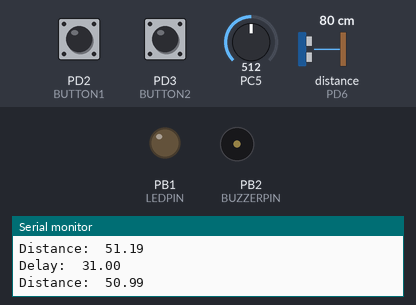
A program run on a simulated ATmega328P, built with avr-gcc and emulated at 16 MHz (the files do not name the chip). Parts: output pins drawn as LEDs (lit = HIGH), buzzer (waves = sounding), the last lines printed to the serial monitor. Wiring (inferred from the names in the program): ultrasonic range finder: trigger PD5; echo PD6. Dashed ring = blinking. Inputs (shaded band) come from the test bench; at power-on: PC5 = 512, distance to the obstacle (sensor on PD6) 80 cm, PD2 (BUTTON1) HIGH, PD3 (BUTTON2) HIGH. The echo pulse lasts 58.3 µs per cm; pins used as bus, display or sensor lines are not drawn.

Above: at 1.2 s.
1.3 s: PC5 set to 390
At 1.74 s:
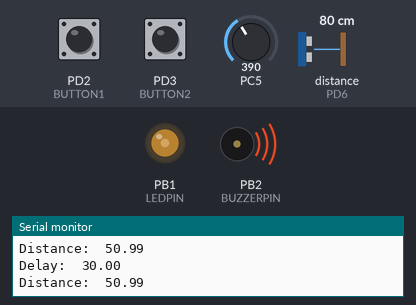
5.4 s: distance to the obstacle (sensor on PD6) set to 2 cm
At 5.99 s:
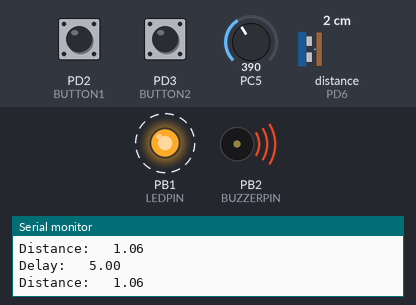
8.9 s: PD2 (BUTTON1) pulled LOW for 0.15 s
10.5 s: PD2 (BUTTON1) pulled LOW for 1 s
At 10.9 s:
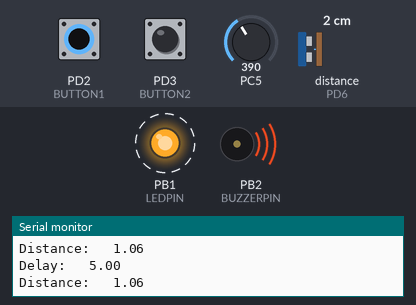
15.6 s: distance to the obstacle (sensor on PD6) set to 299 cm
At 16.4 s:
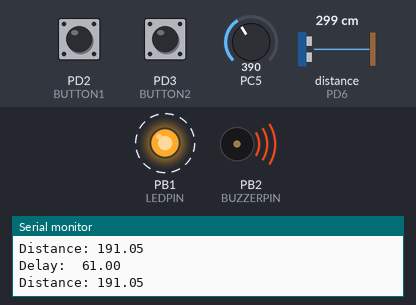
19.1 s: PD3 (BUTTON2) pulled LOW for 0.15 s
Timing chart, 0 to 24.3 s (numbered marks = the images above; inputs shaded):
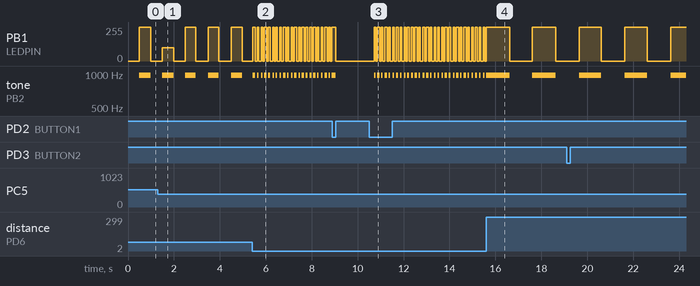

The program:

main.cpp
```cpp
#include <avr/io.h>
#include <util/delay.h>
#include <stdlib.h>
#include <math.h>
#include <avr/interrupt.h>
#include "usart.h"
#include "bit.h"
#include "timer.h"

#define FOSC 16000000 // Frequency Oscillator 16Mhz for Uno R3
#define BAUD 9600 // 9600 Bits per second
#define MYUBRR FOSC / 16 / BAUD - 1 // My USART Baud Rate Register
#define MAXPWM 1023
#define MAXDELAY 61 // 1 second

#define LEDPIN PINB1
#define BUZZERPIN PINB2
#define BUTTON1 PIND2
#define BUTTON2 PIND3
#define TRIGGER_PIN PIND5
#define ECHO_PIN PIND6
#define MAXDISTANCE 4 // m
#define SPEED 343 // m/s
#define TIMEOUT 23000//((MAXDISTANCE / SPEED) * 2) * 1000000 ///2 for round trip
// Test line
void setPrescaler_tc0(char option);
void setMax_count_tc0(unsigned long num);
void setPrescaler_tc1(char option);
volatile unsigned long num0V = 0;
volatile int toggle = 0;
volatile int sound = 1;
volatile unsigned int delay = 61;
volatile bool adcReady = false;
volatile int adcResult = 0;
int distance = 400;
void pulseTrigger();

ISR(TIMER0_OVF_vect)
{
  num0V++;
  if (num0V >= delay){
    toggle = !toggle; // reverses current value if 0 to 1 or 1 to 0 after defined delay.
    num0V = 0;
  }
}

// trigger the ultrasonic sensor
void pulseTrigger()
{
  bitSet(PORTD, TRIGGER_PIN);
  _delay_us(10);
  bitClear(PORTD, TRIGGER_PIN);
}

// get time of ultrasonic sensor
float listen()
{
    int time=0;
    while(!(bitRead(PIND,ECHO_PIN)));
    while((bitRead(PIND,ECHO_PIN))){
        _delay_us(1);
        time++;
        if (time > TIMEOUT){
            return -1;
        }
    }
    float duration = (float)time * 0.0343 / 2;
    return duration;
}

void setAdcbit(){
  // ADC initialization for reading the photoresistor
  ADMUX = (1 << REFS0) | (1 << MUX0) | (1 << MUX2);
  ADCSRA = (1 << ADEN) | (1 << ADIE) | (1 << ADPS0) | (1 << ADPS1) | (1 << ADPS2);
  DIDR0 = (1 << ADC5D);
}

int updateADC(){
  bitSet(ADCSRA, ADSC); // start conversion
}

ISR(ADC_vect) {
    // Handle the ADC conversion result
    adcResult = ADC;
    adcReady = true;

    // Do something with result
}

void setup()
{
  usart_init(MYUBRR); // 103-9600 bps; 8-115200
  bitSet(TIMSK0, TOIE0); // enable timer0 overflow interrupt
  set_tc1_mode(3); // pwm mode TOP 0x03FF 1023
  setPrescaler_tc1(2); // timer1 for pwm
  bitSet(TCCR1A, COM1A1); // clear on compare match
  bitSet(TCCR1A, COM1B1); // clear on compare match
  bitSet(DDRB, LEDPIN); // set pin 9 as output
  bitSet(DDRB, BUZZERPIN); // set pin 10 as output
  bitSet(DDRD, TRIGGER_PIN);
  bitClear(DDRD, ECHO_PIN);
  bitClear(DDRD, BUTTON1);
  bitSet(PORTD, BUTTON1);
  bitClear(DDRD, BUTTON2);
  bitSet(PORTD, BUTTON2);
  setAdcbit(); // set ADC5 as input
  bitSet(ADCSRA, ADEN); // enable ADC
  bitSet(ADCSRA, ADIE); // enable ADC interrupt
  sei(); // enable global interrupts
  setPrescaler_tc0(5); // timer0 for just keeping time 1024 prescaler controlling on and off.
}

int main()
{
  setup();
  int state = toggle;   // 0 = off, 1 = on
  int previous_button1 = 1;
  int previous_button2 = 1;
  int volume[3] = {5, 400, 800}; //changed by button 2
  int brightness[3] = {20, 400, 1023}; //changed by ADC photoresistor
  int i = 0;
  int newOCR1A = MAXPWM;

  while (1)
  {
    if (adcReady){
      adcReady = false;
      // threshold for brightness up to 1023.
      if (adcResult > 750) {
        newOCR1A = brightness[0]; //torchlight will make it dark
      }
      else if (adcResult >= 400 && adcResult <= 750) { // room light will make it medium
        newOCR1A = brightness[1];
      }
      else{
        newOCR1A = brightness[2]; // finger covering the photoresistor will make it bright
      }
      // usart_tx_string("ADC: ");
      // usart_tx_float((float)adcResult,3,2);
      // usart_transmit('\n');
  }
    // switch device on or off
    int current_button1 = bitRead(PIND, BUTTON1);
    if (current_button1 != previous_button1 && current_button1 == 0) {
        _delay_ms(50);
        if (bitRead(PIND, BUTTON1) == current_button1) {
            sound = !sound; // switch device on or off
        }
    }
    previous_button1 = current_button1;


    // cycle through the volume levels
    int current_button2 = bitRead(PIND, BUTTON2);
    if (current_button2 != previous_button2 && current_button2 == 0) {
        _delay_ms(50);
        if (bitRead(PIND, BUTTON1) == current_button1) {
            i++;
            if (i > 2){
              i = 0;
            }
        }
    }
    previous_button2 = current_button2;


    // send ultrasound signal and listen for echo
    pulseTrigger();
    float buffer = listen();
    _delay_us(10);
    // checks if there is a valid result from ultrasonic sensor
    if (buffer != -1){
      usart_tx_string("Distance: ");
      usart_tx_float(buffer, 3, 2);
      usart_transmit('\n');
      _delay_us(10);
      distance = buffer;
      if (distance >= 100) {
      delay = MAXDELAY;
      }
      else if (distance <= 8) {
        delay = 5;
      }
      else{
        delay = MAXDELAY * ((float)distance / 100);
      }
    }
    else{
      usart_tx_string("Timeout\n");
      buffer = 0.0;
    }
    usart_tx_string("Delay: ");
    usart_tx_float((float)delay, 3, 2);
    usart_transmit('\n');

    // if the device switched on/off via button
    if (sound){
      if (state != toggle){
        state = toggle;
        if (state){
          OCR1A = newOCR1A; // led pwm timer1 register
          OCR1B = volume[i]; // buzzer pwm timer1 register
          updateADC();
          //bitSet(PORTB, PIN);
        }
        else{
          OCR1A = 0;
          OCR1B = 0;
          //bitClear(PORTB, PIN);
        }
      }
    }
    // switched off
    else{
      _delay_ms(50);
      OCR1A = 0;
      OCR1B = 0;
    }
  }
}
```

bit.h
```cpp
#ifndef BIT_H
#define BIT_H

#define bitSet(reg, n) (reg |= 1 << n)
#define bitRead(reg, n) (reg >> n & 1)
#define bitClear(reg, n) (reg &= ~(1 << n))
#define bitInverse(reg, n) (reg ^= (1 << n))

#endif // BIT_H
```

timer.cpp
```cpp
// prescaler.cpp
#include "timer.h"
#include <avr/io.h>
#include "bit.h"

void setPrescaler_tc0(int option)
{
  TCCR0B |= ((option & 0x07) << CS00);
}

void setPrescaler_tc1(int option)
{
  TCCR1B |= ((option & 0x07) << CS10);
}

void set_tc1_mode(int mode){
    TCCR1A = 0; //Clear registers
    TCCR1B = 0;
    TCCR1A |= ((mode & 0x03) << WGM10); //first 2 bits
    TCCR1B |= ((mode & 0x18) << WGM12); //4th and 5th bits
}
    
```

timer.h
```cpp
// prescaler.h
#ifndef TIMER_H
#define TIMER_H

void setPrescaler_tc0(int option);
void setPrescaler_tc1(int option);
void set_tc1_mode(int mode);

#endif // TIMER_H
```

usart.cpp
```cpp
#include "usart.h"
#include <avr/io.h> // Include here if avr/io.h is needed for USART functions
#include "bit.h"

#include <stdlib.h>

// Set the baud rate
void usart_init(unsigned int ubrr)
{
  UBRR0H = (unsigned char)(ubrr >> 8);
  UBRR0L = (unsigned char)ubrr;
  // enable receiver and transmitter
  UCSR0B = (1 << TXEN0) | (1 << RXEN0);
  // set frame format: USBS0 = 0b1 2stop bit, UCSZ00 = 0b11 8bit data,
  UCSR0C = (1 << USBS0) | (3 << UCSZ00);
}

void usart_transmit(unsigned char data)
{
  /* Wait for empty transmit buffer */
  while (!(UCSR0A & (1 << UDRE0)))
    ;
  /* Put data into buffer, sends the data */
  UDR0 = data;
}

void usart_tx_string(const char *pStr)
{
  while (*pStr != '\0')
  {
    usart_transmit(*pStr);
    pStr++;
  }
}

void usart_tx_float(float x, char num_digits_int, char num_digits_decimal)
{
  char num_elements = num_digits_int + num_digits_decimal + 1 + 1; // one decimal point and one null terminator
  char buffer[num_elements];

  dtostrf(x, num_elements - 1, num_digits_decimal, buffer);
  buffer[num_elements - 1] = '\0';
  usart_tx_string(buffer);
}
```

usart.h
```cpp
#ifndef USART_H
#define USART_H

#ifdef __cplusplus
extern "C" {
#endif

void usart_init(unsigned int ubrr);
void usart_transmit(unsigned char data);
void usart_tx_string(const char *pStr);
void usart_tx_float(float x, char num_digits_int, char num_digits_decimal);

#ifdef __cplusplus
}
#endif

#endif // USART_H
```

Measured:
- after the input at 5.4 s, PB1 (LEDPIN): alternates 255/255 for 0.07 s and 0/255 for 0.07 s, starting after 0.15 s; tone on PB2 (BUZZERPIN): alternates 978 Hz for 0.07 s and silent for 0.07 s, starting after 0.15 s
- after the input at 10.5 s, PB1 (LEDPIN): alternates 255/255 for 0.07 s and 0/255 for 0.07 s, starting after 0.21 s; tone on PB2 (BUZZERPIN): alternates 978 Hz for 0.07 s and silent for 0.07 s, starting after 0.21 s
- after the input at 15.6 s, PB1 (LEDPIN): 255/255 → 0/255 after 1.0 s, → 255/255 0.97 s later, → 0/255 1.0 s later; tone on PB2 (BUZZERPIN): 978 Hz → silent after 1.0 s, → 978 Hz 0.97 s later, → silent 1.0 s later
- by itself, PB1 (LEDPIN): repeats every 0.96 s: 0/255 0.50 s, 255/255 0.46 s
- by itself, tone on PB2 (BUZZERPIN): alternates 978 Hz for 0.48 s and silent for 0.54 s
